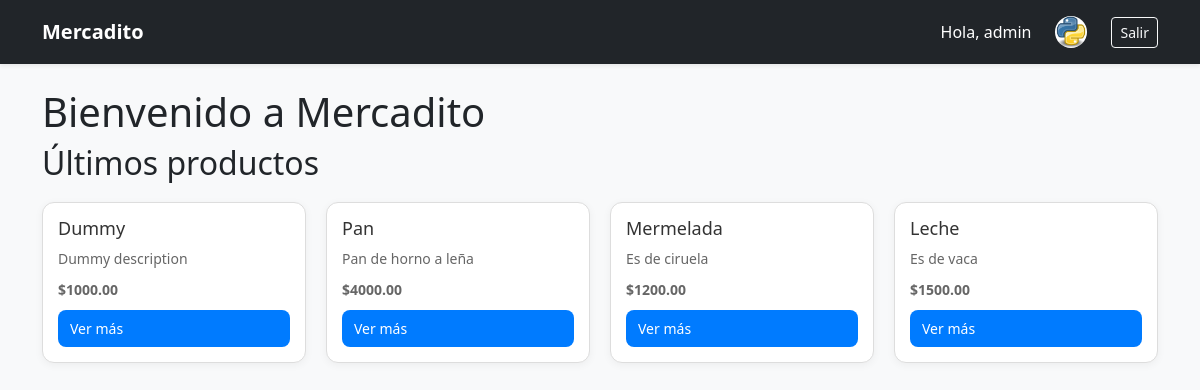
The app's page / (signed in) with its own data.
### perfil/models.py (models this page shows, shortened)
class Profile(models.Model):
    user = models.OneToOneField(User, on_delete=models.CASCADE)
    bio = models.TextField(blank=True)
    website = models.URLField(blank=True, null=True)
    avatar = models.ImageField(upload_to="avatars/", blank=True, null=True)

### market/models.py (models this page shows, shortened)
class Product(models.Model):
    seller = models.ForeignKey(settings.AUTH_USER_MODEL, on_delete=models.CASCADE, related_name="products")
    title = models.CharField(max_length=200)
    description = models.TextField(blank=True)
    marca = models.CharField(max_length=100, blank=True, default="Generico")
    price = models.DecimalField(max_digits=12, decimal_places=2)
    stock = models.PositiveIntegerField(default=1)  # nuevo campo
    image = models.ImageField(upload_to="product_images/", blank=True, null=True)  # opcional
    active = models.BooleanField(default=True)
    created_at = models.DateTimeField(auto_now_add=True)
    updated_at = models.DateTimeField(auto_now=True)  # fecha de última modificación

### core/views.py (the view)
# urls.py: path("", home, name="home"),
def home(request):
    products = Product.objects.filter(active=True).order_by("-created_at")[:6]  # últimos 6
    return render(request, "home.html", {"products": products})

### core/templates/home.html (shortened to what this page needs)
{% extends "base.html" %}
{% load socialaccount %}
{% block content %}
<div class="home-container">
  <h1 class="home-title">Bienvenido a Mercadito</h1>
  {% if not user.is_authenticated %}
  <p>Iniciá sesión para comprar, vender o intercambiar productos</p>
      <div class="social-login">
        <a href="{% provider_login_url 'google' %}" role="button" class="btn-social">
            <i class="fab fa-google"></i>
        </a>
        <a href="{% provider_login_url 'github' %}" role="button" class="btn-social">
            <i class="fab fa-github"></i>
        </a>
    </div>
  {% else %}
   <h2 class="section-title">Últimos productos</h2>
    <div class="card-grid">
      {% for product in products %}
        <div class="card">
          <h3>{{ product.title }}</h3>
          <p>{{ product.description|truncatewords:15 }}</p>
          <p><strong>${{ product.price }}</strong></p>
          <a href="{% url 'product-list' %}" class="btn-primary">Ver más</a>
        </div>
      {% empty %}
        <p>No hay productos publicados todavía.</p>
      {% endfor %}
    </div>
  {% endif %}
</div>
{% endblock %}

### core/templates/base.html (shortened to what this page needs)
{% load static %}
<!doctype html>
<html lang="es">
<head>
  <link href="https://cdn.jsdelivr.net/npm/bootstrap@5.3.8/dist/css/bootstrap.min.css" rel="stylesheet">
  <link rel="stylesheet" href="https://cdnjs.cloudflare.com/ajax/libs/font-awesome/6.5.0/css/all.min.css">
  <link rel="stylesheet" href="{% static 'css/styles.css' %}">
</head>
<body class="bg-light">
  <nav class="navbar navbar-expand-lg navbar-dark bg-dark shadow-sm">
    <div class="container">
      <a class="navbar-brand fw-bold" href="{% url 'home' %}">Mercadito</a>
      <div class="collapse navbar-collapse justify-content-end" id="navbarNav">
        <ul class="navbar-nav align-items-center">
          {% if user.is_authenticated %}
            <li class="nav-item me-3 text-white">
              Hola, {{ user.first_name|default:user.username }}
            </li>
            <li class="nav-item me-3">
              <a href="{% url 'profile' %}" class="nav-link">
                {% if user.profile.avatar %}
                  <img src="{{ user.profile.avatar.url }}"
                       alt="Avatar"
                       class="rounded-circle"
                       width="32" height="32"
                       style="object-fit: cover;">
                {% else %}
                  <img src="https://ui-avatars.com/api/?name={{ user.username }}&background=random"
                       alt="Avatar"
                       class="rounded-circle"
                       width="32" height="32">
                {% endif %}
              </a>
            </li>
            <li class="nav-item">
              <form method="post" action="{% url 'account_logout' %}" class="d-inline">
                <button type="submit" class="btn btn-outline-light btn-sm">Salir</button>
              </form>
            </li>
          {% else %}
            <li class="nav-item">
              <a href="{% url 'account_login' %}" class="btn btn-outline-light btn-sm">Entrar</a>
            </li>
          {% endif %}
        </ul>
      </div>
    </div>
  </nav>
  <main class="container my-4">
    {% block content %}{% endblock %}
  </main>
</body>
</html>

### core/static/css/styles.css (style rules this page uses)
.btn-primary { width: 100%; padding: 12px; background: #007bff; color: #fff; border: none; border-radius: 8px; cursor: pointer; font-size: 16px; }
.card-grid { display: grid; grid-template-columns: repeat(auto-fill, minmax(220px, 1fr)); gap: 20px; margin-top: 20px; }
.card { background: #fff; border: 1px solid #ddd; border-radius: 12px; padding: 15px; text-align: left; box-shadow: 0 2px 8px rgba(0,0,0,0.05); transition: transform 0.2s ease, box-shadow 0.2s ease; }
.card h3 { font-size: 18px; margin-bottom: 8px; color: #333; }
.card p { font-size: 14px; margin-bottom: 10px; color: #666; }
.card .btn-primary { display: inline-block; padding: 8px 12px; background: #007bff; color: #fff; border-radius: 8px; font-size: 14px; text-decoration: none; }

### records on screen
Product: title "Dummy", description "Dummy description", price "1000.00"
Product: title "Pan", description "Pan de horno a leña", price "4000.00"
Product: title "Mermelada", description "Es de ciruela", price "1200.00"
Product: title "Leche", description "Es de vaca", price "1500.00"

### other values on screen
{{ user.first_name|default:user.username }} "admin"
